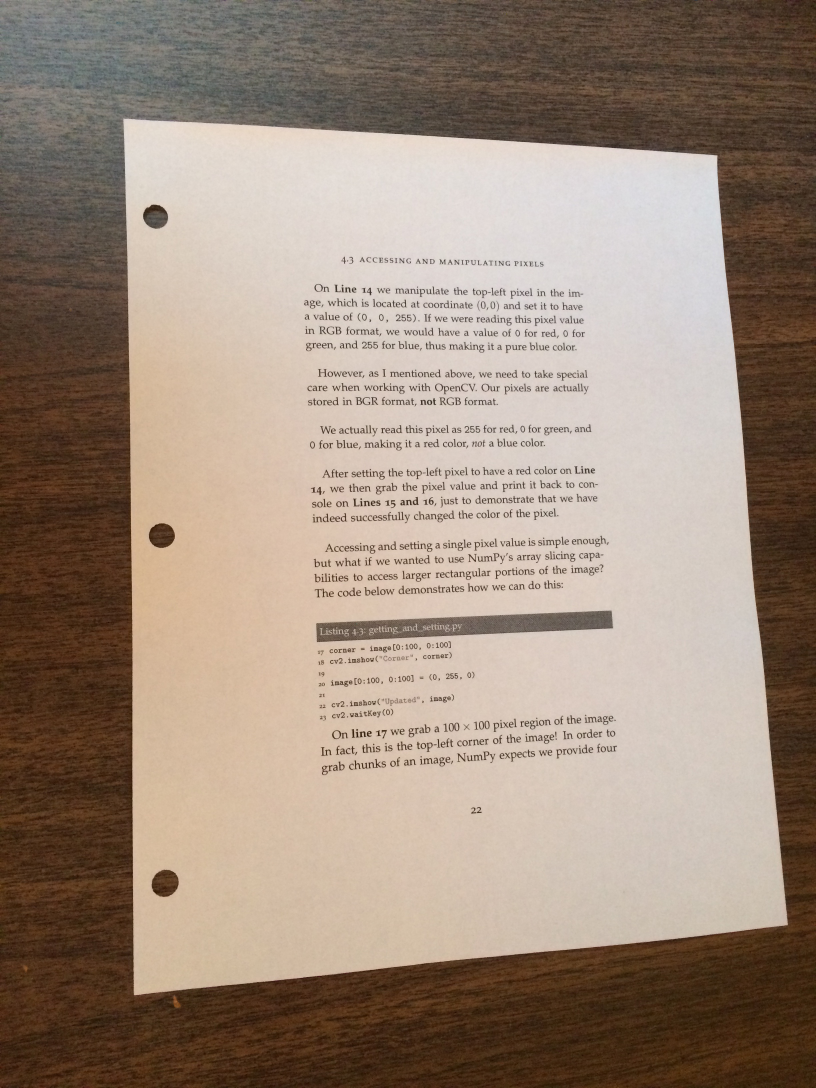
#> input picture document-scanner/document-scanner/images/page.jpg, 2448 x 3264 px (shown at 1/3 size)
$ python scan.py --image images/page.jpg   (Python 2 division)   (older library calls are emulated)
#> lines starting #> are read from the running program, lines starting #| are printed output that depends on the picture; after the words box and inside, x2 and y2 are one past the last pixel; in counts of white or black regions, pixels touching at a corner belong together
### document-scanner/document-scanner/pyimagesearch/imutils.py
# Import the necessary packages
import numpy as np
import cv2


# [24 lines left out: functions translate, rotate, not called in this run]


def resize(image, width=None, height=None, inter=cv2.INTER_AREA):
    # initialize the dimensions of the image to be resized and
    # grab the image size
    dim = None
    (h, w) = image.shape[:2]

    # if both the width and height are None, then return the
    # original image
    if width is None and height is None:
        return image

    # check to see if the width is None
    if width is None:
        # calculate the ratio of the height and construct the
        # dimensions
        r = height / float(h)
        dim = (int(w * r), height)

    # otherwise, the height is None
    else:
        # calculate the ratio of the width and construct the
        # dimensions
        r = width / float(w)
        dim = (width, int(h * r))

    # resize the image
    resized = cv2.resize(image, dim, interpolation=inter)

    # return the resized image
    return resized

### document-scanner/document-scanner/pyimagesearch/transform.py
# import the necessary packages
import numpy as np
import cv2

def order_points(pts):
	# initialzie a list of coordinates that will be ordered
	# such that the first entry in the list is the top-left,
	# the second entry is the top-right, the third is the
	# bottom-right, and the fourth is the bottom-left
	rect = np.zeros((4, 2), dtype = "float32")

	# the top-left point will have the smallest sum, whereas
	# the bottom-right point will have the largest sum
	s = pts.sum(axis = 1)
	rect[0] = pts[np.argmin(s)]
	rect[2] = pts[np.argmax(s)]

	# now, compute the difference between the points, the
	# top-right point will have the smallest difference,
	# whereas the bottom-left will have the largest difference
	diff = np.diff(pts, axis = 1)
	rect[1] = pts[np.argmin(diff)]
	rect[3] = pts[np.argmax(diff)]

	# return the ordered coordinates
	return rect

def four_point_transform(image, pts):
	# obtain a consistent order of the points and unpack them
	# individually
	rect = order_points(pts)
	(tl, tr, br, bl) = rect

	# compute the width of the new image, which will be the
	# maximum distance between bottom-right and bottom-left
	# x-coordiates or the top-right and top-left x-coordinates
	widthA = np.sqrt(((br[0] - bl[0]) ** 2) + ((br[1] - bl[1]) ** 2))
	widthB = np.sqrt(((tr[0] - tl[0]) ** 2) + ((tr[1] - tl[1]) ** 2))
	maxWidth = max(int(widthA), int(widthB))

	# compute the height of the new image, which will be the
	# maximum distance between the top-right and bottom-right
	# y-coordinates or the top-left and bottom-left y-coordinates
	heightA = np.sqrt(((tr[0] - br[0]) ** 2) + ((tr[1] - br[1]) ** 2))
	heightB = np.sqrt(((tl[0] - bl[0]) ** 2) + ((tl[1] - bl[1]) ** 2))
	maxHeight = max(int(heightA), int(heightB))

	# now that we have the dimensions of the new image, construct
	# the set of destination points to obtain a "birds eye view",
	# (i.e. top-down view) of the image, again specifying points
	# in the top-left, top-right, bottom-right, and bottom-left
	# order
	dst = np.array([
		[0, 0],
		[maxWidth - 1, 0],
		[maxWidth - 1, maxHeight - 1],
		[0, maxHeight - 1]], dtype = "float32")

	# compute the perspective transform matrix and then apply it
	M = cv2.getPerspectiveTransform(rect, dst)
	warped = cv2.warpPerspective(image, M, (maxWidth, maxHeight))

	# return the warped image
	return warped

### document-scanner/document-scanner/scan.py
# USAGE
# python scan.py --image images/page.jpg

# import the necessary packages
import argparse

import cv2
from skimage.filters import threshold_local

from pyimagesearch import imutils
from pyimagesearch.transform import four_point_transform

# construct the argument parser and parse the arguments
ap = argparse.ArgumentParser()
ap.add_argument("-i", "--image", required=True,
                help="Path to the image to be scanned")
args = vars(ap.parse_args())

# load the image and compute the ratio of the old height
# to the new height, clone it, and resize it
image = cv2.imread(args["image"])
#> image is the input picture: shape (3264, 2448, 3); mean B, G, R 123.7, 138.6, 156.7
ratio = image.shape[0] / 500.0
#> ratio = 6.53
orig = image.copy()
image = imutils.resize(image, height=500)
#> in resize, `resized = cv2.resize(image, dim, interpolation=inter)`:
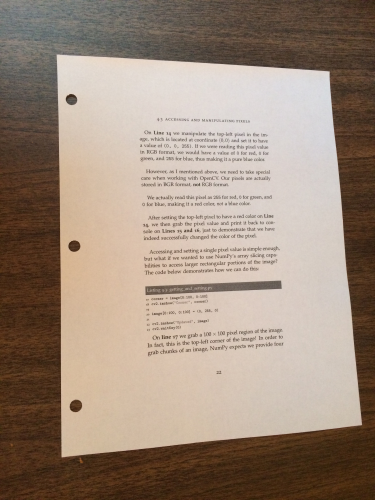
#> resized: shape (500, 375, 3); mean B, G, R 123.7, 138.6, 156.7

# convert the image to grayscale, blur it, and find edges
# in the image
gray = cv2.cvtColor(image, cv2.COLOR_BGR2GRAY)
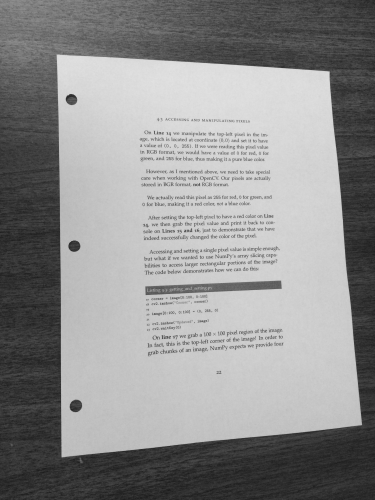
#> gray: shape (500, 375); min 28, max 225, mean 142.4
gray = cv2.GaussianBlur(gray, (5, 5), 0)
edged = cv2.Canny(gray, 75, 200)
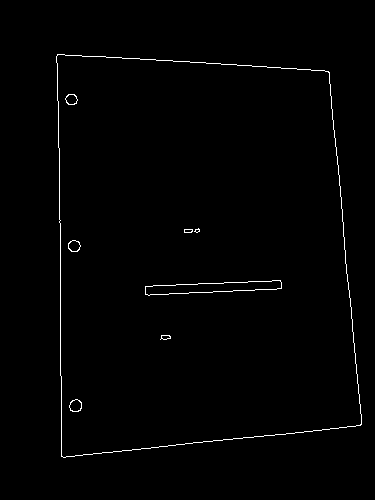
#> edged: shape (500, 375); 0.96% white in thin lines or dots, all inside (x1, y1, x2, y2) = (56, 54, 362, 458)

# show the original image and the edge detected image
print "STEP 1: Edge Detection"
cv2.imshow("Image", image)
cv2.imshow("Edged", edged)
cv2.waitKey(0)
cv2.destroyAllWindows()

# find the contours in the edged image, keeping only the
# largest ones, and initialize the screen contour
(image1, cnts, _) = cv2.findContours(edged.copy(), cv2.RETR_LIST, cv2.CHAIN_APPROX_SIMPLE)
#> cnts = 16 contours, 2 with area under 20; largest, box (x1, y1, x2, y2) and area: (56, 54, 362, 458) 108281, (56, 54, 362, 458) 108277, (145, 280, 282, 296) 1154, (145, 280, 282, 296) 1152, (69, 399, 82, 412) 118
cnts = sorted(cnts, key=cv2.contourArea, reverse=True)[:5]
#> cnts = 5 contours; box (x1, y1, x2, y2) and area: (56, 54, 362, 458) 108281, (56, 54, 362, 458) 108277, (145, 280, 282, 296) 1154, (145, 280, 282, 296) 1152, (69, 399, 82, 412) 118

# loop over the contours
for c in cnts:
    # approximate the contour
    peri = cv2.arcLength(c, True)
    approx = cv2.approxPolyDP(c, 0.02 * peri, True)

    # if our approximated contour has four points, then we
    # can assume that we have found our screen
    if len(approx) == 4:
        screenCnt = approx
        break
#> this loop made 1 pass
#> (peri, screenCnt) on pass 1: (1364.1, [[57, 54], [61, 456], [360, 425], [329, 72]])

# show the contour (outline) of the piece of paper
print "STEP 2: Find contours of paper"
cv2.drawContours(image, [screenCnt], -1, (0, 255, 0), 2)
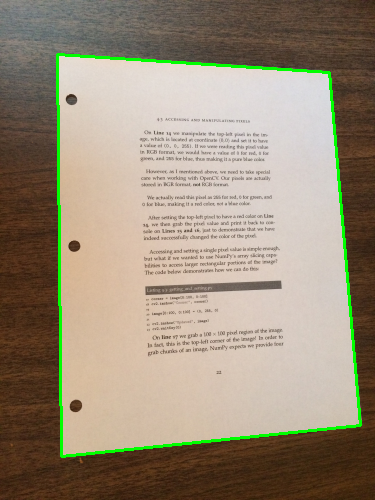
#> image: shape (500, 375, 3); 2.12% of pixels changed, all inside (x1, y1, x2, y2) = (56, 53, 362, 458)
# cv2.imshow("Outline", image)
# cv2.waitKey(0)
# cv2.destroyAllWindows()

# apply the four point transform to obtain a top-down
# view of the original image
warped = four_point_transform(orig, screenCnt.reshape(4, 2) * ratio)
#> in order_points, `s = pts.sum(axis = 1)`: s = [724.6, 3375, 5124.5, 2617.7]
#> in order_points, `diff = np.diff(pts, axis = 1)`: diff = [-19.58, 2578.6, 424.3, -1677.7]
#> in four_point_transform, `rect = order_points(pts)`: rect = [[372.1, 352.5], [2147.7, 470], [2350.1, 2774.4], [398.2, 2976.8]]
#> in four_point_transform, `(tl, tr, br, bl) = rect`: tl = [372.1, 352.5]; tr = [2147.7, 470]; br = [2350.1, 2774.4]; bl = [398.2, 2976.8]
#> in four_point_transform, `widthA = np.sqrt(((br[0] - bl[0]) ** 2) + ((br[1] - bl[1]) ** 2))`: widthA = 1962.3
#> in four_point_transform, `widthB = np.sqrt(((tr[0] - tl[0]) ** 2) + ((tr[1] - tl[1]) ** 2))`: widthB = 1779.5
#> in four_point_transform, `maxWidth = max(int(widthA), int(widthB))`: maxWidth = 1962
#> in four_point_transform, `heightA = np.sqrt(((tr[0] - br[0]) ** 2) + ((tr[1] - br[1]) ** 2))`: heightA = 2313.3
#> in four_point_transform, `heightB = np.sqrt(((tl[0] - bl[0]) ** 2) + ((tl[1] - bl[1]) ** 2))`: heightB = 2624.4
#> in four_point_transform, `maxHeight = max(int(heightA), int(heightB))`: maxHeight = 2624
#> in four_point_transform, `dst = np.array([ [0, 0], [maxWidth - 1, 0], [maxWidth - 1, maxHeight -..`: dst = [[0, 0], [1961, 0], [1961, 2623], [0, 2623]]
#> in four_point_transform, `M = cv2.getPerspectiveTransform(rect, dst)`: M = [[0.969, -0.00964, -357.2], [-0.0732, 1.11, -362.5], [-6.7e-05, 4.44e-05, 1]]
#> in four_point_transform, `warped = cv2.warpPerspective(image, M, (maxWidth, maxHeight))`:
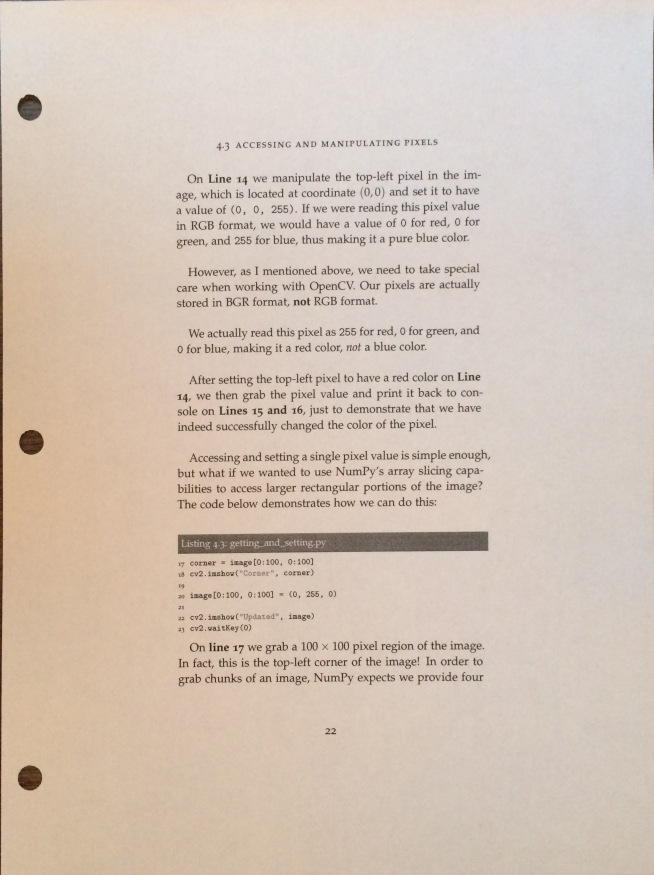
#> warped: shape (2624, 1962, 3) (shown at 1/3 size); mean B, G, R 183.8, 196.5, 211.6

# convert the warped image to grayscale, then threshold it
# to give it that 'black and white' paper effect
warped = cv2.cvtColor(warped, cv2.COLOR_BGR2GRAY)
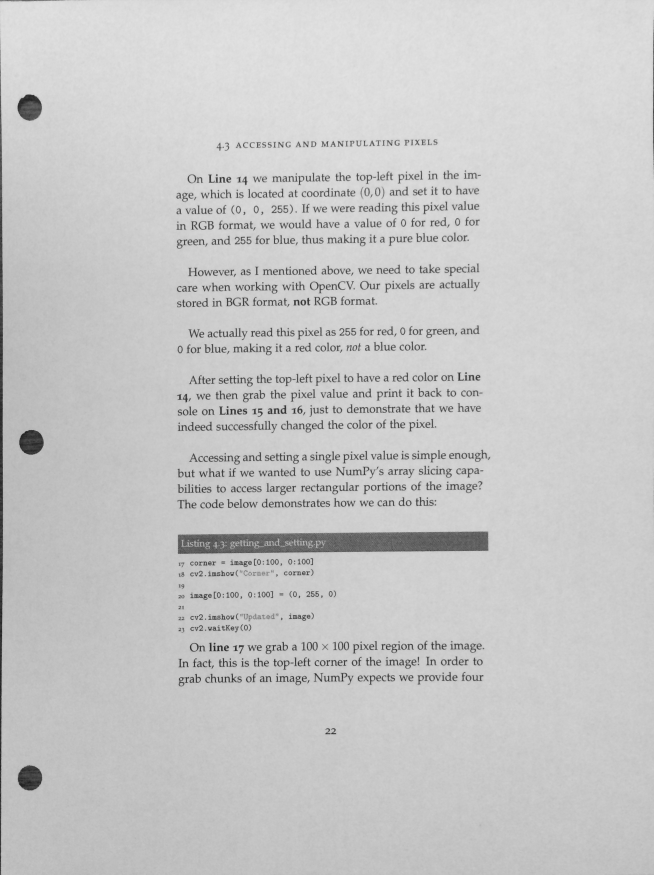
#> warped: shape (2624, 1962) (shown at 1/3 size); min 21, max 234, mean 199.6
warped = threshold_local(warped, 3)
warped = warped.astype("uint8") * 255
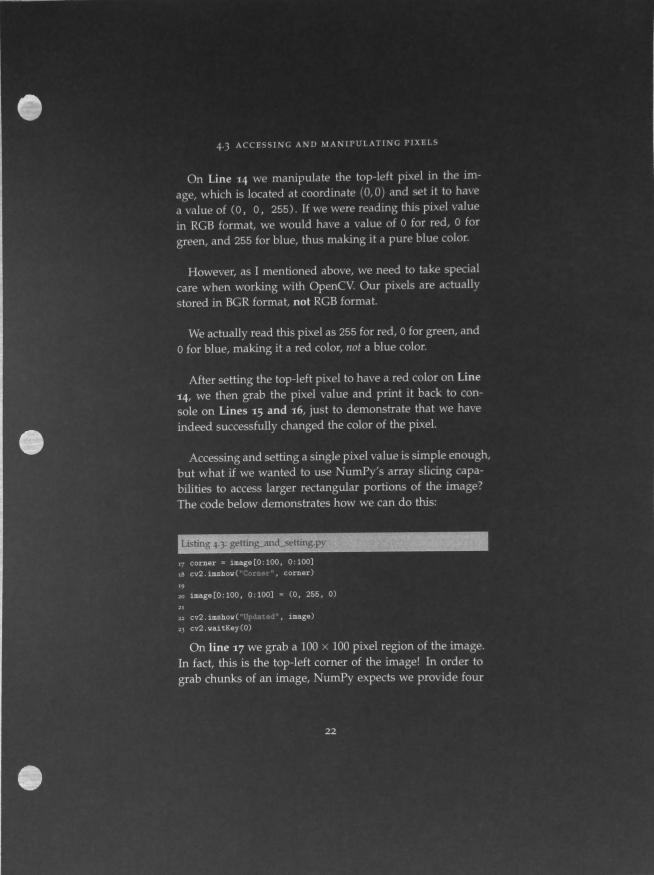
#> warped: shape (2624, 1962) (shown at 1/3 size); min 24, max 235, mean 56.9
warped = cv2.bitwise_not(warped)
image2 = cv2.GaussianBlur(warped, (5, 5), 0)
warped = cv2.addWeighted(warped, 1.5, image2, -0.5, 0, warped)
#> warped: shape (2624, 1962); min 1, max 248, mean 198.1

# show the original and scanned images
print "STEP 3: Apply perspective transform"
# cv2.imshow("Original", imutils.resize(orig, height=500))
# cv2.imshow("Scanned", imutils.resize(warped, height=500))
# cv2.waitKey(0)

cv2.imwrite("invoice1.jpg", warped)
